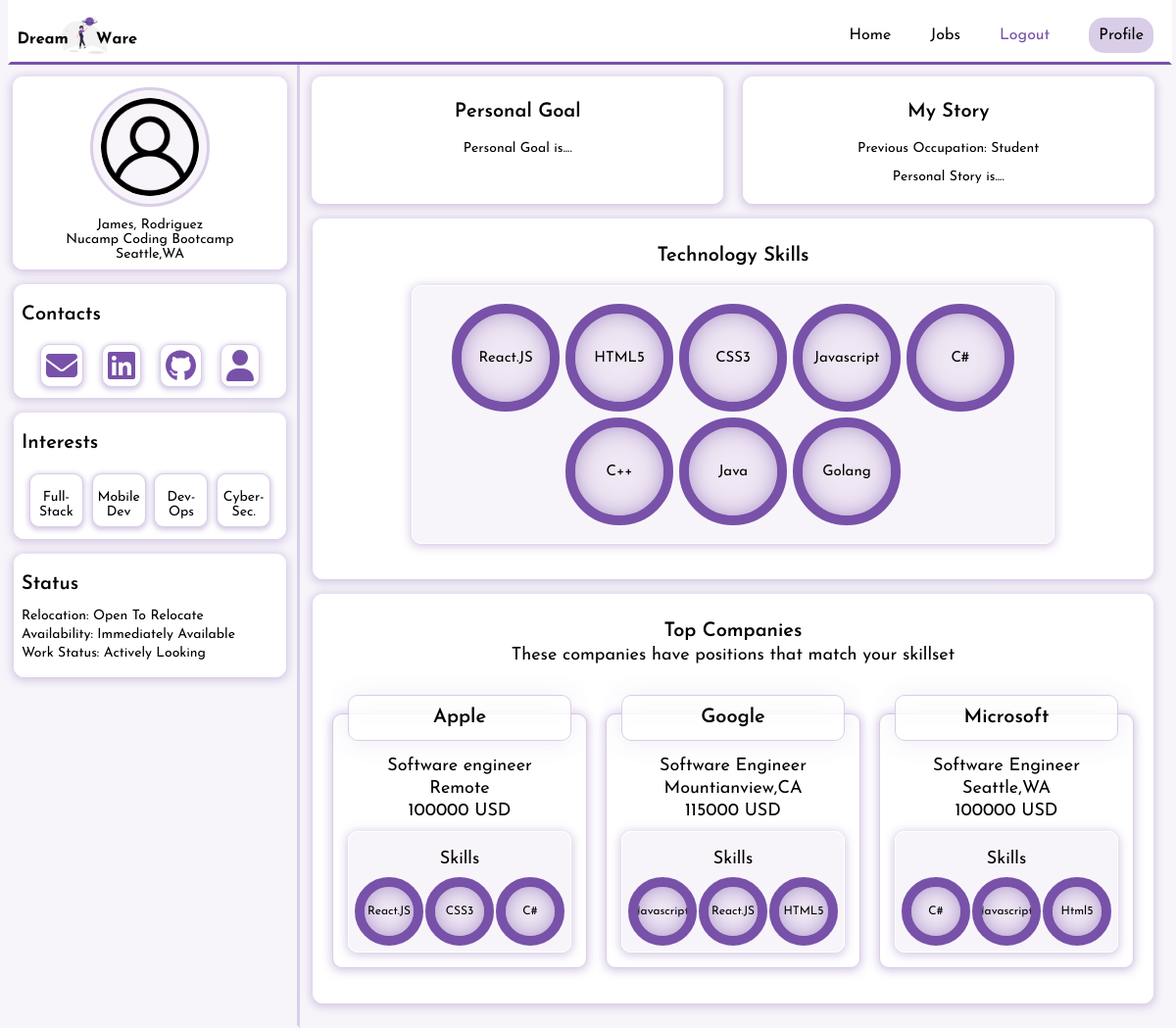
Screenshot of /memberDashboard/ (signed in) with the database file from the repository.
### dashboard/models.py (models this page shows, shortened)
class CustomUser(AbstractBaseUser, PermissionsMixin):
    def validate_email(value):
        valid_emails = [
            '@gmail.com',
            '@outlook.com',
            '@yahoo.com',
            '@protonmail.com',
            '@aol.com',
            '@icloud.com',
        ]
        for x in valid_emails:
            if x in value:
                return value
            else:
                raise ValidationError("Email Field only accepts gmail, outlook, yahoo, aol and icloud addressees.")
    username = None
    email = models.EmailField(blank = False, unique = True, validators=[validate_email])
    first_name = models.CharField(blank = False,max_length=50)
    last_name = models.CharField(blank = False,max_length=50)
    is_admin = models.BooleanField(default = False)
    is_staff = models.BooleanField(default=False)
    is_active = models.BooleanField(default=True)
    is_company = models.BooleanField(blank=False,default=False)#Monitors companies active on platform
    date_joined = models.DateTimeField(default=timezone.now)
    USERNAME_FIELD = 'email'
    REQUIRED_FIELDS = ['first_name','last_name']
    objects = CustomUserManager()

class Member(models.Model):
    INTERESTS = (
        ('FE', 'Front-End'),
        ('BE', 'Back-End'),
        ('FS', 'Full-Stack'),
        ('MD', 'Mobile Dev'),
        ('DO', 'Dev-Ops'),
        ('CS', 'Cyber-Sec.')
    )
    WORK_STATUS = (
        ('AL', 'Actively Looking'),
        ('AC', 'Just Curious'),
        ('HE', 'Happily Employed')
    )
    WORK_AVAILABILITY = (
        ('IA', 'Immediately Available'),
        ('AW', 'About 2 Weeks'),
        ('MT', 'Moving Target')
    )
    RELOCATION_STATUS = (
        ('OK', 'Open To Relocate'),
        ('NO', 'No Relocation')
    )
    user = models.OneToOneField(CustomUser, on_delete=models.CASCADE)
    email = models.EmailField()
    picture = models.ImageField(default="defaultuser.png",upload_to="profile_images") #upload to images folder in database
    location = models.CharField(max_length=100)
    personal_goal = models.TextField(max_length=500)
    personal_story = models.TextField(max_length=500)
    education = models.CharField(max_length=100)
    linkedin = models.URLField()
    github = models.URLField()
    portfolio = models.URLField()
    interests = MultiSelectField(choices=INTERESTS)
    previous_occupation = models.CharField(max_length=100)
    availability = models.CharField(max_length=2, choices=WORK_AVAILABILITY)
    workstatus = models.CharField(max_length=2, choices=WORK_STATUS)
    relocation = models.CharField(max_length=2, choices=RELOCATION_STATUS)
    skills = models.ManyToManyField(TechSkills,related_name="CustomUsers")
    def interests_list(self):
        list = str(self.interests)
        list_ = list.split(',')
        return list_

class TechSkills(models.Model):
    name = models.CharField(max_length=65,unique=True)
    def __str__(self):
        return self.name

class Companies(models.Model):
    user = models.OneToOneField(CustomUser, on_delete=models.CASCADE)
    email = models.EmailField()
    first_name = models.CharField(blank=False,max_length=50)
    last_name = models.CharField(blank=False,max_length=50)
    company_title = models.CharField(max_length=100)
    company_name =  models.CharField(max_length=60)
    company_logo = models.ImageField(default="defaultuser.png",upload_to="company_images") #upload to images folder in database
    position_title = models.CharField(max_length=60)
    salary = models.IntegerField(null=True, blank=True)#MUST BE STARTING SALARY
    location = models.CharField(max_length=65)
    skill_one = models.CharField(max_length=100)
    skill_two = models.CharField(max_length=100)
    skill_three = models.CharField(max_length=100)
    '''class Meta:
        permissions = [
            ("is_company", "Is a company"),
        ]'''

### dashboard/views.py (the view)
# urls.py: path('memberDashboard/', views.memberDashboard, name='memberDashboard'),
@login_required(login_url='/login/')
def memberDashboard(request):
    users = Member.objects.filter(user=request.user)
    skills = list(request.user.member.skills.all())
    companies = Companies.objects.filter(#If Company MODEL skill_one contains ANYTHING user has
        Q(skill_one__in = skills) |
        Q(skill_two__in = skills) |
        Q(skill_three__in = skills)
    )
    return render(request, 'memberDashboard.html',{'users': users, 'companies':companies}) #{'members' : members ,'skills': skills})

### templates/memberDashboard.html (shortened to what this page needs)
<!DOCTYPE html>
<html lang="en" class="dashboard">
    <head>
        {% load static %}
        <link rel="stylesheet" href="{% static 'style.css' %}">
    </head>
    <body>
        <main class="dashboard" >
            <section>
                <section class="dashboard-lCol">
                    <section class="profileSection">
                        <img class="profileImg"src="/media/{{user.member.picture}}"  width="100px" height="100px">
                        <section class="profileText">
                            <p class="dashboard-text">{{user.first_name}}, {{user.last_name}}</p>
                            <p class="dashboard-text">{{user.member.education}}</p>
                            <p class="dashboard-text">{{user.member.location}}</p>
                        </section>
                    </section>
                    <section class="contactSection">
                        <p class="dashboard-title">Contacts</p>
                        <section class="contactLinks">
                            <div class="contactCards">
                                <a href="mailto:{{user.member.email}}" aria-label="Member's Email">
                                    <i class="fa-solid fa-envelope fa-2xl"></i>
                                </a>
                            </div>
                            <div class="contactCards">
                                <a href="{{user.member.linkedin}}" target="blank" aria-label="Member's LinkedIn">
                                    <i class="fa-brands fa-linkedin fa-2xl"></i>
                                </a>
                            </div>
                            <div class="contactCards">
                                <a href="{{user.member.github}}" target="blank" aria-label="Member's Github">
                                    <i class="fa-brands fa-github fa-2xl"></i>
                                </a>
                            </div>
                            <div class="contactCards">
                                <a href="{{user.member.portfolio}}" target="blank" aria-label="Member's Portfolio">
                                    <i class="fa-solid fa-user fa-2xl"></i>
                                </a>
                            </div>
                        </section>
                    </section>
                    <section class="interestsSection">
                        <p class="dashboard-title">Interests</p>
                        <section class="interestsContainer">
                            {% if user.member.interests %}
                                {% for x in user.member.interests_list %}
                                    <div class="interestsCards">
                                        <p class="dashboard-text">{{x}}</p>
                                    </div>
                                {% endfor %}
                            {% else %}
                                <p class="dashboard-text">PRETTY Cards will appear once you add your interests!</p>
                            {% endif %}
                        </section>
                    </section>
                    <section class="statusSection">
                        <p class="dashboard-title">Status</p>
                        <section class="statusContainer">
                            <p class="dashboard-text">Relocation: {{user.member.get_relocation_display}}</p>
                            <p class="dashboard-text">Availability: {{user.member.get_availability_display}}</p>
                            <p class="dashboard-text">Work Status: {{user.member.get_workstatus_display}}</p>
                        </section>
                    </section>
                </section>
                <section class="dashboard-rCol">
                    <section class="personalSection">
                        <section class="rowOne-lCol">
                            <p class="dashboard-title">Personal Goal</p>
                            <p class="dashboard-text"> {{user.member.personal_goal}}</p>
                        </section>
                        <section class="rowOne-rCol">
                            <p class="dashboard-title">My Story</p>
                            <p class="dashboard-text"> Previous Occupation: {{user.member.previous_occupation}}</p>
                            <p class="dashboard-text"> {{user.member.personal_story}}</p>
                        </section>
                    </section>
                    <section class="skillsSection">
                        <p class="dashboard-title">Technology Skills</p>
                        <section class="techskills">
                            {% if user.member.skills.all %}
                                {% for skill in user.member.skills.all %}
                                    <div class="skill-circle">
                                        <svg>
                                            <circle cx="50" cy="50" r="50"></circle>
                                            <circle cx="50" cy="50" r="50"></circle>
                                        </svg>
                                        <div class="text">
                                            {{skill}}
                                        </div>
                                    </div>
                                {% endfor %}
                            {% else %}
                                <p>This is where your skills will be listed once you add them.</p>
                            {% endif %}
                        </section>
                    </section>
                    <section class="companiesSection">
                        <p class="dashboard-title">Top Companies</p>
                        <section class="companySubtitle">
                            {% if companies %}
                                <p>These companies have positions that match your skillset</p>
                            {% else %}
                                <p>This is where companies you match with will be listed once you add your skills.</p>
                            {% endif %}
                        </section>
                        <section class="companyCards">
                            {% if companies %}
                                {% for company in companies %}
                                    <section class="cards">
                                        <section class="infoSection">
                                            <div class="companyTitle">
                                                <p class="title"> {{company.company_name}}</p>
                                            </div>
                                            <p> {{company.position_title}}</p>
                                            <p>{{company.location}}</p>
                                            {% if company.salary == none %}
                                                <p>Salary Not Disclosed</p>
                                            {% else %}
                                                <p>{{company.salary}} USD</p>
                                            {% endif %}
                                        </section>
                                        <section class="skills">
                                            <p>Skills</p>
                                            <section class="skills-container">
                                                <div class="skill-circle">
                                                    <svg>
                                                        <circle cx="30" cy="30" r="30"></circle>
                                                        <circle cx="30" cy="30" r="30"></circle>
                                                    </svg>
                                                    <div class="text">{{company.skill_one}}</div>
                                                </div>
                                                <div class="skill-circle">
                                                    <svg>
                                                        <circle cx="30" cy="30" r="30"></circle>
                                                        <circle cx="30" cy="30" r="30"></circle>
                                                    </svg>
                                                    <div class="text">{{company.skill_two}}</div>
                                                </div>
                                                <div class="skill-circle">
                                                    <svg>
                                                        <circle cx="30" cy="30" r="30"></circle>
                                                        <circle cx="30" cy="30" r="30"></circle>
                                                    </svg>
                                                    <div class="text">{{company.skill_three}}</div>
                                                </div>
                                            </section>
                                        </section>
                                    </section>
                                {% endfor %}
                            {% endif %}
                        </section>
                    </section>
                </section>
            </section>
        </main>
    </body>
</html>

### rows the page displays
CustomUser: member.picture (placeholder picture), first_name "James", last_name "Rodriguez", member.education "Nucamp Coding Bootcamp", member.location "Seattle,WA", member.relocation "Open To Relocate", member.availability "Immediately Available", member.workstatus "Actively Looking", member.personal_goal "Personal Goal is....", member.previous_occupation "Student", member.personal_story "Personal Story is...."
TechSkills: name "React.JS"
TechSkills: name "HTML5"
TechSkills: name "CSS3"
TechSkills: name "Javascript"
TechSkills: name "C#"
TechSkills: name "C++"
TechSkills: name "Java"
TechSkills: name "Golang"
Companies: company_name "Apple", position_title "Software engineer", location "Remote", salary "100000", skill_one "React.JS", skill_two "CSS3", skill_three "C#"
Companies: company_name "Google", position_title "Software Engineer", location "Mountianview,CA", salary "115000", skill_one "Javascript", skill_two "React.JS", skill_three "HTML5"
Companies: company_name "Microsoft", position_title "Software Engineer", location "Seattle,WA", salary "100000", skill_one "C#", skill_two "Javascript", skill_three "Html5"

### other values shown
{{ x }} "Full-Stack" "Mobile Dev" "Dev-Ops" "Cyber-Sec."
